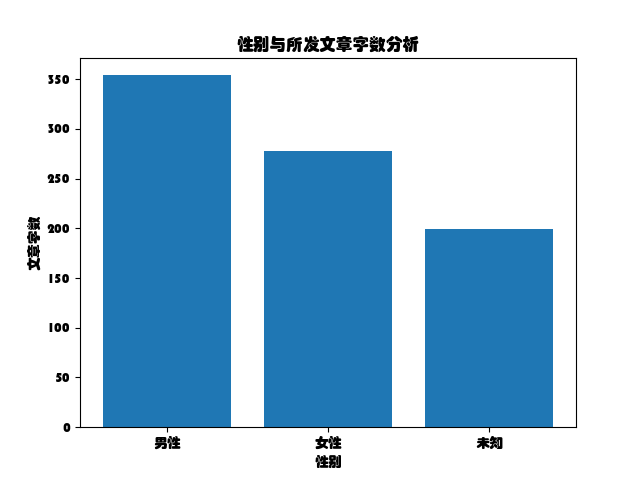

The script that drew this image:
import csv
import matplotlib.pyplot as plt
from matplotlib import font_manager


gender_counts = {'男性': 0, '女性': 0, '未知': 0}

total_word_count = 0
font_path = 'C:/Windows/Fonts/STHUPO.TTF'
font_prop = font_manager.FontProperties(fname=font_path)
plt.rcParams['font.family'] = font_prop.get_name()

with open('protect_eyes.csv', 'r', encoding='utf-8') as file:
    reader = csv.DictReader(file)
    for row in reader:
        gender = int(row['gender'])
        content = row['content']


        if gender == 1:
            gender_counts['男性'] += 1
        elif gender == -1:
            gender_counts['女性'] += 1
        else:
            gender_counts['未知'] += 1

        # 计算内容字数
        word_count = len(content.split())
        total_word_count += word_count


print('Gender Counts:')
for gender, count in gender_counts.items():
    print(f'{gender}: {count}')


average_word_count = total_word_count / len(gender_counts)
print(f'Average Word Count: {average_word_count}')


genders = list(gender_counts.keys())
counts = list(gender_counts.values())

plt.bar(genders, counts)
plt.xlabel('性别')
plt.ylabel('文章字数')
plt.title('性别与所发文章字数分析')
plt.show()
